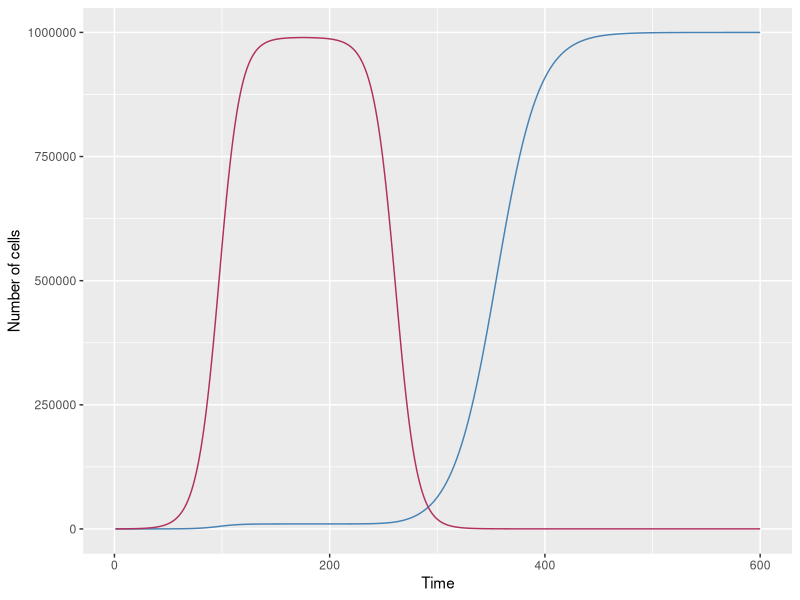

Write the R code that produced this figure.
#Exercise 11
#Hannah Gordon
#Due: November 13, 2020

#Imagine a cancer cell in a tumor that spontaneously exhibited a mutation that confers drug resistance. The
#mutation does not have any positive or negative effects on growth rate of that sub-population when the
#cancer drug is absent. However, when the cancer drug is present the mutant sub-population grows at 50% of
#its growth rate in the absence of the drug and the non-mutant sub-population declines rapidly. The model
#we will use to represent the growth of the two sub-populations is this:
#  Nt+1 = Nt + rN Nt(1 ???(Nt+Mt)/K)
#  Mt+1 = Mt + rMMt(1 ???(Nt+Mt)/K)
#Assume in the absence of the cancer drug that the cells grow at a rate of 0.1 per day (rN = rM = 0.1) and the
#carrying capapcity (K) of the tumor is one million cells. The mutation of a single cell occurred early in the
#tumor growth and when it occurred there were 100 total cells in the tumor. Drug treatment of non-mutant
#cells results in a negative growth rate of -0.1.

#Generate a script that simulates growth of the two sub-populations in the tumor to equilibrium
#followed by drug treatment. Plot your results using a line graph.

#set working directory
setwd("/Users/Public/Documents/Biocomputing2020_Tutorial13")

#define parameters
#r is growth rate, same for both normal and mutants, and k is carrying capacity
r=0.1
K=1000000
#rDN is growth rate of normal/wild-type cells with drug, rDM is growth rate of mutant cells with drug
rDN=-0.1
rDM=0.05

#set timesteps to simulate
times<-1:600

#place to store output
output<-matrix(data=NA,nrow=length(times),ncol=3)
output[,1]=times
#because mutation occured at 100 cells, set one column to start at 1 (mutant) and the next to 99(normal)
output[1,2]=1
output[1,3]=99

#create a for loop to simulate the populations to equilibrium
for(i in times[-1]){ 
  if(times[i]<=175){ 
    output[i,2]=output[(i-1),2]+r*output[(i-1),2]*(1-(output[(i-1),2]+output[(i-1),3])/K)
    output[i,3]=output[(i-1),3]+r*output[(i-1),3]*(1-(output[(i-1),2]+output[(i-1),3])/K)
    
  }else{ 
    #drug introduced after 175 timesteps
    output[i,2]=output[(i-1),2]+rDM*output[(i-1),2]*(1-(output[(i-1),2]+output[(i-1),3])/K)
    output[i,3]=output[(i-1),3]+rDN*output[(i-1),3]*(1-(output[(i-1),2]+output[(i-1),3])/K)
    
  }
}
#Output the data
outputData<-data.frame(time=output[,1], Mutants=output[,2], Wildtypes=output[,3])

#Make sure the for loop worked
tail(outputData)

#Plot the data with a line graph
library(ggplot2)
ggplot()+
  geom_line(data = outputData, aes(x=time,y=Mutants),color='steelblue')+ #mutants as steelblue
  geom_line(data = outputData, aes(x=time,y=Wildtypes),color='maroon')+ #wildtype cells as maroon
  xlab('Time')+
  ylab('Number of cells')

#done :)
